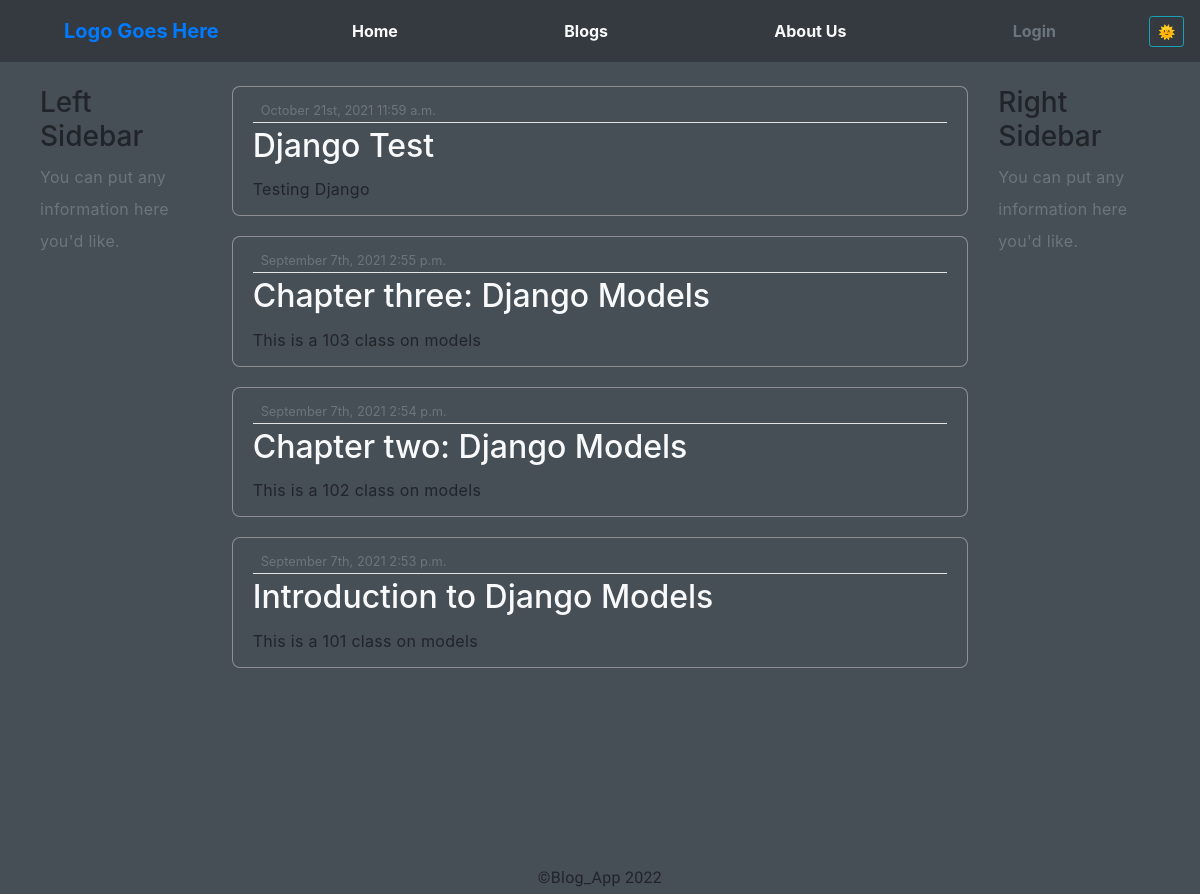
The page / on the database its author committed.
### blogApplication/models.py (models this page shows)
class BlogPost(models.Model):
    title = models.CharField(max_length=40)
    description = models.CharField(max_length=200)
    content = models.TextField()
    image = models.ImageField(blank = True)
    date_posted = models.DateTimeField(default=timezone.now)

### blogApplication/views.py (the view)
# urls.py: path('', PostListView.as_view(), name='home'),
class PostListView(ListView):
    model = BlogPost
    template_name = 'home.html'
    context_object_name = 'posts'
    ordering = ['-date_posted']

### templates/home.html (shortened to what this page needs)
{% extends "base.html" %}
{% load static %}
{% block content %}
    <div class="row">
      <div class="col-md-2">
        <br>
        <h3>Left Sidebar</h3>
          <p class='text-muted'>You can put any information here you'd like.</p>
      </div>
    <div class="col-md-8">
    <br>
    {% for post in posts %}
    <article class="media content-section2">
        <div class="media-body">
          <div class="article-metadata">
            <small class="text-muted">{{ post.date_posted|date:"F jS, Y P"}}</small>
          </div>
          <h2><a class="article-title" href={% url 'post_detail' post.id %}>{{ post.title }}</a></h2>
          <p class="article-content">{{ post.description }}</p>
        </div>
      </article>
    {% endfor %}
    </div>
    <div class="col-md-2">
        <br>
          <h3>Right Sidebar</h3>
          <p class='text-muted'>You can put any information here you'd like.
          </p>
    </div>
    </div>
{% endblock content %}

### static/css/style.css (style rules this page uses)
body { background-color:#464e56; color: #212529; }
p { margin-bottom: 0; }
.content-section2 { display: flex; background: #464e56; padding: 10px 20px; border: 1px solid rgba(190, 187, 187, 0.6); border-radius: 8px; margin-bottom: 20px; justify-content: left; }
.article-title, .mr-2 { color: #f8f9fa; }
.article-content { white-space: pre-line; }
.article-metadata { color:rgba(80, 69, 69, 0.6); }
.article-metadata { padding-bottom: 1px; margin-bottom: 4px; border-bottom: 1px solid #e3e3e3 }
p { letter-spacing: 0.3px; line-height: 2em; }

### rows shown on the page
BlogPost: date_posted "October 21st, 2021 11:59 a.m.", title "Django Test", description "Testing Django"
BlogPost: date_posted "September 7th, 2021 2:55 p.m.", title "Chapter three: Django Models", description "This is a 103 class on models"
BlogPost: date_posted "September 7th, 2021 2:54 p.m.", title "Chapter two: Django Models", description "This is a 102 class on models"
BlogPost: date_posted "September 7th, 2021 2:53 p.m.", title "Introduction to Django Models", description "This is a 101 class on models"
